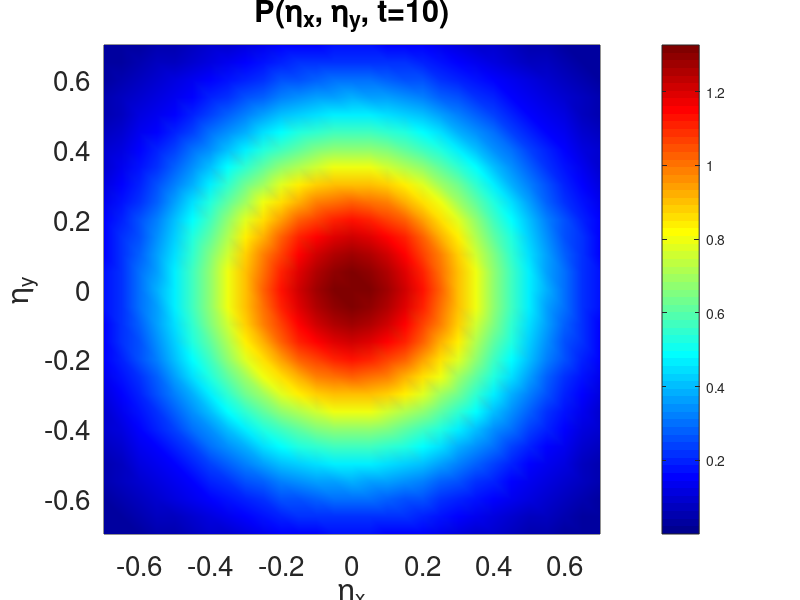
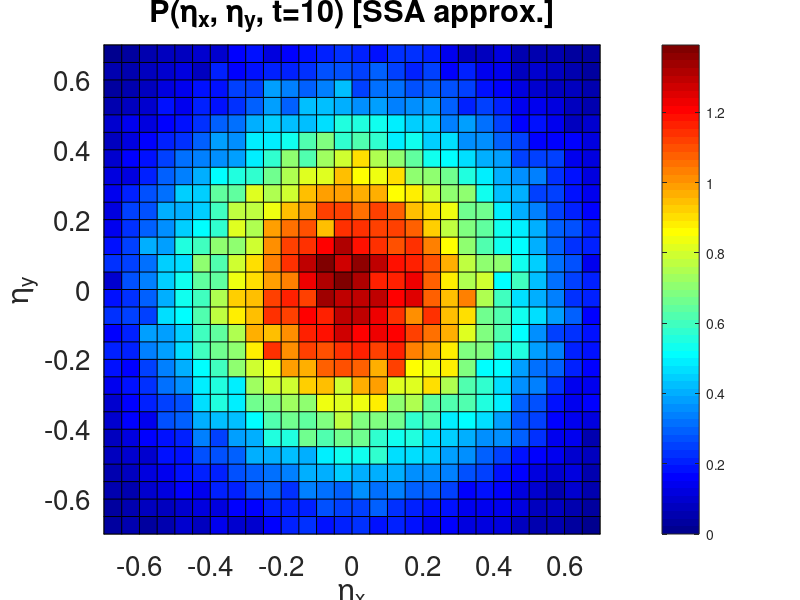

The MATLAB source for these figures, in order:
function CH4_SDE_diffusion

finaltime=10*60;  % 10 minutes
D=0.0001;         % 10^{-4} mm^2 sec^{-1}

x=-1:0.05:1;
y=-1:0.05:1;
for i=1:41
    for j=1:41
        gauss(i,j)=(1/(4*D*pi*finaltime))*exp(-(x(i).*x(i)+y(j).*y(j))/(4*D*finaltime));
    end
end

figure;
pcolor(x,y,gauss');
title('P(\eta_x, \eta_y, t=10)');
xlabel('\eta_x','interpreter','tex');
ylabel('\eta_y','interpreter','tex');
set(gca,'XTick',[-0.6 -0.4 -0.2 0 0.2 0.4 0.6]);
set(gca,'YTick',[-0.6 -0.4 -0.2 0 0.2 0.4 0.6]);
axis([-0.7 0.7 -0.7 0.7]);
shading flat;
view(0,90);
box on;
colormap jet;
colorbar;
shading interp;
set(gca,'Fontsize',20);

dt=10;
n=finaltime/dt;
numberofrealizations=100000;
hist=zeros(40,40);

for i=1:numberofrealizations
    dX = sqrt(2*D*dt)*randn(1,n);
    X = cumsum(dX);
    dY = sqrt(2*D*dt)*randn(1,n);
    Y = cumsum(dY);
    if (((X(n)>-1)&&(X(n)<1))&&((Y(n)>-1)&&(Y(n)<1)))
        hist(round(20*X(n)+20.5),round(20*Y(n)+20.5))=hist(round(20*X(n)+20.5),round(20*Y(n)+20.5))+1;
    end
end

hist=hist/numberofrealizations/0.05/0.05;

xs=-1.:0.05:0.95;
ys=-1.:0.05:0.95;

figure;
pcolor(xs,ys,hist');
title('P(\eta_x, \eta_y, t=10) [SSA approx.]');
xlabel('\eta_x','interpreter','tex');
ylabel('\eta_y','interpreter','tex');
set(gca,'XTick',[-0.6 -0.4 -0.2 0 0.2 0.4 0.6]);
set(gca,'YTick',[-0.6 -0.4 -0.2 0 0.2 0.4 0.6]);
axis([-0.7 0.7 -0.7 0.7]);
shading faceted;
view(0,90);
box on;
colormap jet;
colorbar;
set(gca,'Fontsize',20);
